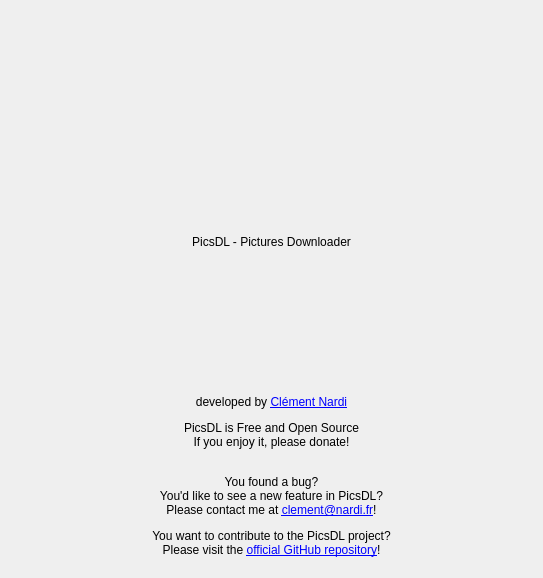
<?xml version="1.0" encoding="UTF-8"?>
<ui version="4.0">
 <class>About</class>
 <widget class="QWidget" name="About">
  <property name="geometry">
   <rect>
    <x>0</x>
    <y>0</y>
    <width>543</width>
    <height>578</height>
   </rect>
  </property>
  <property name="windowTitle">
   <string>About PicsDL</string>
  </property>
  <property name="windowIcon">
   <iconset resource="resources.qrc">
    <normaloff>:/icons/picsDL</normaloff>:/icons/picsDL</iconset>
  </property>
  <layout class="QVBoxLayout" name="verticalLayout_3">
   <item>
    <layout class="QHBoxLayout" name="horizontalLayout">
     <item>
      <spacer name="horizontalSpacer">
       <property name="orientation">
        <enum>Qt::Horizontal</enum>
       </property>
       <property name="sizeHint" stdset="0">
        <size>
         <width>40</width>
         <height>20</height>
        </size>
       </property>
      </spacer>
     </item>
     <item>
      <widget class="QLabel" name="label_4">
       <property name="text">
        <string>&lt;img src=&quot;:/icons/PicsDL.png&quot; alt=&quot;PicsDL&quot;/&gt;</string>
       </property>
      </widget>
     </item>
     <item>
      <spacer name="horizontalSpacer_2">
       <property name="orientation">
        <enum>Qt::Horizontal</enum>
       </property>
       <property name="sizeHint" stdset="0">
        <size>
         <width>40</width>
         <height>20</height>
        </size>
       </property>
      </spacer>
     </item>
    </layout>
   </item>
   <item>
    <layout class="QHBoxLayout" name="horizontalLayout_6">
     <item>
      <spacer name="horizontalSpacer_3">
       <property name="orientation">
        <enum>Qt::Horizontal</enum>
       </property>
       <property name="sizeHint" stdset="0">
        <size>
         <width>40</width>
         <height>20</height>
        </size>
       </property>
      </spacer>
     </item>
     <item>
      <layout class="QVBoxLayout" name="verticalLayout_2">
       <item>
        <widget class="QLabel" name="picsdl_title">
         <property name="text">
          <string>PicsDL - Pictures Downloader</string>
         </property>
         <property name="alignment">
          <set>Qt::AlignCenter</set>
         </property>
        </widget>
       </item>
       <item>
        <layout class="QHBoxLayout" name="horizontalLayout_2">
         <item>
          <spacer name="horizontalSpacer_11">
           <property name="orientation">
            <enum>Qt::Horizontal</enum>
           </property>
           <property name="sizeHint" stdset="0">
            <size>
             <width>40</width>
             <height>20</height>
            </size>
           </property>
          </spacer>
         </item>
         <item>
          <widget class="QLabel" name="picsdl_version">
           <property name="text">
            <string/>
           </property>
           <property name="alignment">
            <set>Qt::AlignCenter</set>
           </property>
          </widget>
         </item>
         <item>
          <spacer name="horizontalSpacer_12">
           <property name="orientation">
            <enum>Qt::Horizontal</enum>
           </property>
           <property name="sizeHint" stdset="0">
            <size>
             <width>40</width>
             <height>20</height>
            </size>
           </property>
          </spacer>
         </item>
        </layout>
       </item>
      </layout>
     </item>
     <item>
      <spacer name="horizontalSpacer_4">
       <property name="orientation">
        <enum>Qt::Horizontal</enum>
       </property>
       <property name="sizeHint" stdset="0">
        <size>
         <width>40</width>
         <height>20</height>
        </size>
       </property>
      </spacer>
     </item>
    </layout>
   </item>
   <item>
    <widget class="QLabel" name="main_label">
     <property name="text">
      <string>&lt;html&gt;&lt;head/&gt;&lt;body&gt;&lt;p align=&quot;center&quot;&gt;developed by &lt;a href=&quot;mailto:clement@nardi.fr&quot;&gt;&lt;span style=&quot; text-decoration: underline; color:#0000ff;&quot;&gt;Clément Nardi&lt;/span&gt;&lt;/a&gt;&lt;/p&gt;&lt;p align=&quot;center&quot;&gt;PicsDL is Free and Open Source&lt;br/&gt;If you enjoy it, please donate!&lt;a href=&quot;https://www.paypal.com/cgi-bin/webscr?cmd=_donations&amp;amp;business=clementnardi@gmail.com&amp;amp;item_name=PicsDL+by+Clement+Nardi&amp;amp;no_shipping=0&amp;amp;no_note=1&amp;amp;currency_code=EUR&amp;amp;tax=0&amp;amp;bn=PP-DonationsBF&amp;amp;submit.x=45&amp;amp;submit.y=15&quot;&gt;&lt;span style=&quot; text-decoration: underline; color:#0000ff;&quot;&gt;&lt;br/&gt;&lt;/span&gt;&lt;/a&gt;&lt;a href=&quot;https://www.paypal.com/cgi-bin/webscr?cmd=_donations&amp;amp;business=clementnardi@gmail.com&amp;amp;item_name=PicsDL+by+Clement+Nardi&amp;amp;no_shipping=0&amp;amp;no_note=1&amp;amp;currency_code=EUR&amp;amp;tax=0&amp;amp;bn=PP-DonationsBF&amp;amp;submit.x=45&amp;amp;submit.y=15&quot;&gt;&lt;img src=&quot;:/icons/resources/donate_en.gif&quot;/&gt;&lt;/a&gt;&lt;/p&gt;&lt;p align=&quot;center&quot;&gt;You found a bug?&lt;br/&gt;You'd like to see a new feature in PicsDL?&lt;br/&gt;Please contact me at &lt;a href=&quot;mailto:clement@nardi.fr&quot;&gt;&lt;span style=&quot; text-decoration: underline; color:#0000ff;&quot;&gt;clement@nardi.fr&lt;/span&gt;&lt;/a&gt;!&lt;/p&gt;&lt;p align=&quot;center&quot;&gt;You want to contribute to the PicsDL project?&lt;br/&gt;Please visit the &lt;a href=&quot;https://github.com/clement-nardi/pics-dl&quot;&gt;&lt;span style=&quot; text-decoration: underline; color:#0000ff;&quot;&gt;official GitHub repository&lt;/span&gt;&lt;/a&gt;!&lt;/p&gt;&lt;/body&gt;&lt;/html&gt;</string>
     </property>
     <property name="openExternalLinks">
      <bool>true</bool>
     </property>
    </widget>
   </item>
  </layout>
 </widget>
 <resources>
  <include location="resources.qrc"/>
 </resources>
 <connections/>
</ui>
